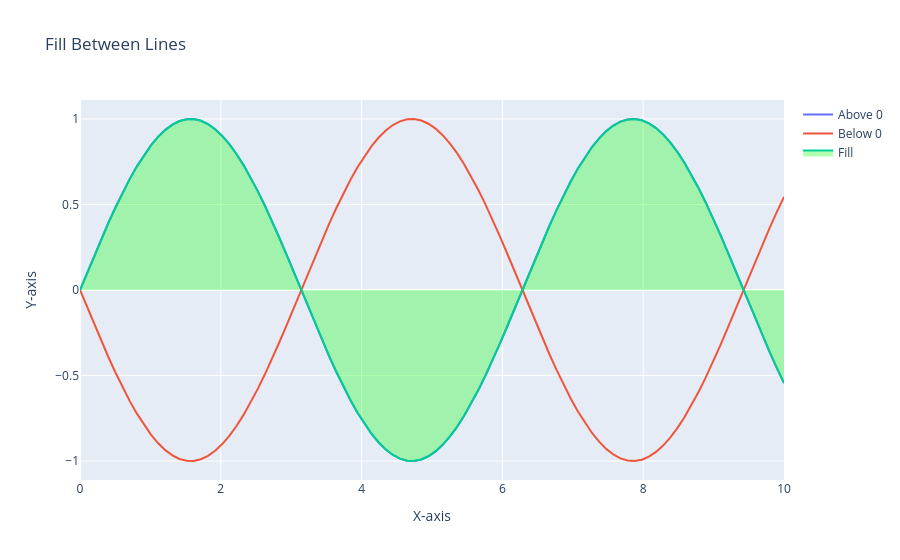

Notebook code cell kept with this figure:
### Code cell
import plotly.graph_objs as go
import numpy as np

# Sample data
x = np.linspace(0, 10, 100)
y1 = np.sin(x)
y2 = -np.sin(x)  # Negative values to simulate below 0

# Create a figure
fig = go.Figure()

# Add the lines
fig.add_trace(go.Scatter(x=x, y=y1, mode='lines', name='Above 0'))
fig.add_trace(go.Scatter(x=x, y=y2, mode='lines', name='Below 0'))

# Fill between the lines with a color
fig.add_trace(go.Scatter(x=x, y=y1, fill='tozeroy', fillcolor='rgba(0, 255, 0, 0.3)', name='Fill'))

# Customize the layout
fig.update_layout(
    title='Fill Between Lines',
    xaxis=dict(title='X-axis'),
    yaxis=dict(title='Y-axis'),
    showlegend=True
)

# Show the plot
fig.show()
